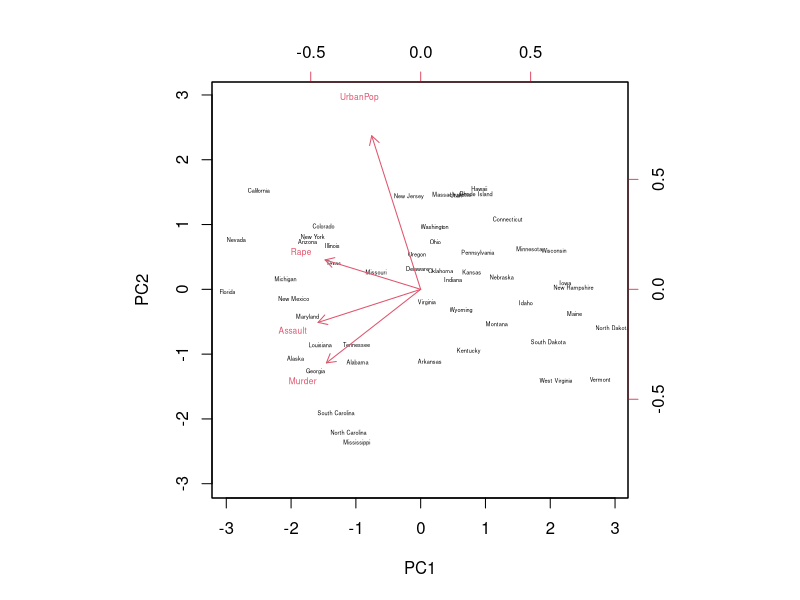
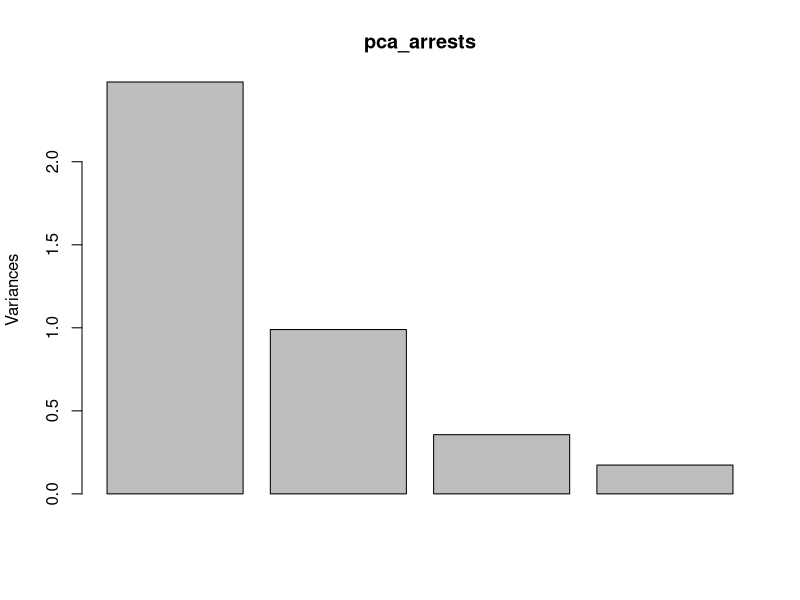
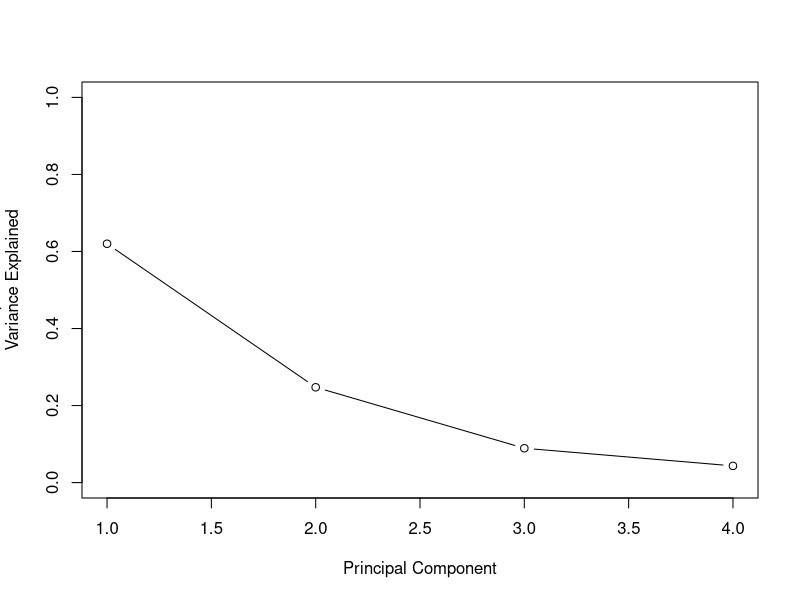
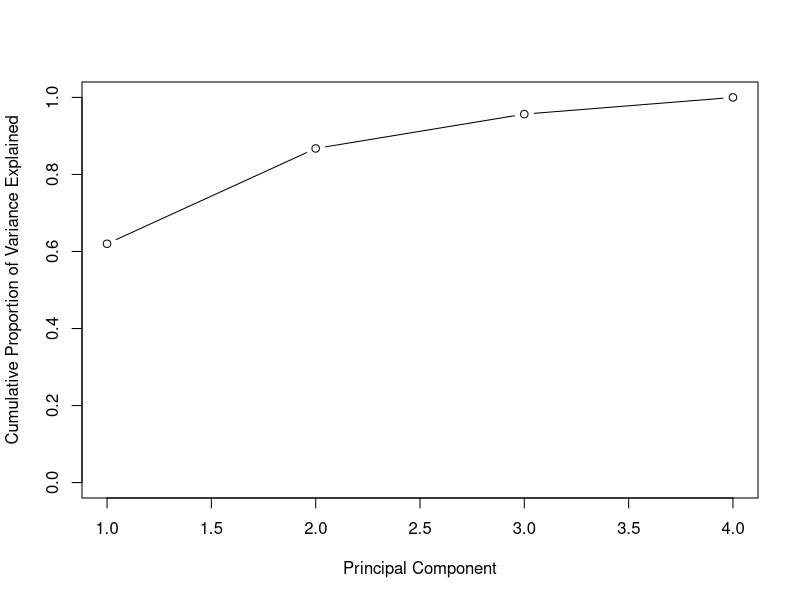

These charts were generated, in order, by the following R code: (Note: this script raises an error after producing the figures.)
# Let's work with the USArrests data first
pca_arrests = prcomp(USArrests,scale. = TRUE, center = TRUE)
biplot(pca_arrests,cex=c(1/3,1/2), scale=0)

# Let's plot the PVE
plot(pca_arrests)
names(pca_arrests)

# sdev gives the SD explained by each PC
pca_arrests$sdev

# We can compute the PVE as follows:
pca_arrests.var =pca_arrests$sdev ^2
pve=pca_arrests.var/sum(pca_arrests.var )
pve

# Here's the plot ...
plot(pve , xlab=" Principal Component ", ylab=" Proportion of
     Variance Explained ", ylim=c(0,1) ,type='b')

# Another view ...
plot(cumsum (pve ), xlab=" Principal Component ", ylab ="
     Cumulative Proportion of Variance Explained ", ylim=c(0,1) ,
     type='b')
# Two components seems to be enough ...

# Let's return to the student eval data ...
# Read in the Turkey student data ...

# Clean up the data - remove first column
myData = turkiye.student.evaluation_R_Specific[-1]

# Here we do PCA to see how many dimensions we really need
pca_studentEval=prcomp(myData, scale. = TRUE, center = TRUE)
plot(pca_studentEval)
pca_studentEval.var =pca_studentEval$sdev ^2
pve=pca_studentEval.var/sum(pca_studentEval.var )
plot(pve , xlab=" Principal Component ", ylab=" Proportion of
     Variance Explained ", ylim=c(0,1) ,type='b')
plot(cumsum (pve ), xlab=" Principal Component ", ylab ="
     Cumulative Proportion of Variance Explained ", ylim=c(0,1) ,
     type='b')

# Recall that there was a column in pca_arrests called 'x'
# This is actually the coordinates of the projected data
dim(pca_arrests$x)

# Let's do an H-Cluster using only the first two PCs
pca_arrests.scaled = scale(pca_arrests$x[,1:2])
pca_arrests.ward = hclust(dist(pca_arrests.scaled), method="ward.D2")
plot(pca_arrests.ward,main="Ward Linkage", xlab="", sub="", cex=.9)
cutree(pca_arrests.ward,4)

# We'll look at Stone Flakes again ...
# Load in the Stone Flakes dataset ...
summary(StoneFlakes)

myData$FLA=as.numeric(myData$FLA)
myData$PSF=as.numeric(myData$PSF)
myData$FSF=as.numeric(myData$FSF)
myData$ZDF1=as.numeric(myData$ZDF1)

# Clean up ...
myData = na.omit(StoneFlakes)
myData = scale(myData[-1])

# Let's find the optimal number of clusters using K-Means
# and the Elbow method
k.max <- 15
data <- myData
wss <- sapply(2:k.max,
              function(k){kmeans(data, k, nstart=10 )$tot.withinss})
plot(2:k.max, wss,
     type="b", pch = 19, frame = FALSE,
     xlab="Number of clusters K",
     ylab="Total within-clusters sum of squares")

# No real 'elbow', but we'll use 4.

km_stones = kmeans(myData,4)
km_stones
# betweenSS/TotalSS is close to 50%

# Now let's use PCA and see if there is an improvement ...

pca_stones = prcomp(myData, scale. = TRUE, center = TRUE)
pca_stones.var =pca_stones$sdev ^2
pve=pca_stones.var/sum(pca_stones.var )
plot(pve , xlab=" Principal Component ", ylab=" Proportion of
     Variance Explained ", ylim=c(0,1) ,type='b')

# Let's use 3 PCs ...
km_stones_pca = kmeans(pca_stones$x[,1:3],4)
km_stones_pca
# We increased the betweenSS/totalSS to over 60%

# Finally, let's return to the Iris data
# Recall our earlier cluster analysis ...
newiris <- iris
summary(newiris)
newiris$Species <- NULL
kc <- kmeans(newiris, 3)
table(iris$Species, kc$cluster)

# We did not scale the data, but it probably does not matter ...
iris.scaled = scale(iris[,-5])
kc <- kmeans(iris.scaled, 3)
table(iris$Species, kc$cluster)

# Recall we saw a better result when we only used a couple of variables ...
kc_reduced <- kmeans(iris.scaled[,3:4], 3)
table(iris$Species, kc_reduced$cluster)
summary(iris.scaled)

# Let's apply PCA ...
pca_iris = prcomp(iris.scaled)
biplot(pca_iris,cex=c(1/3,1/2), scale=0)
pca_iris.var =pca_iris$sdev ^2
pve=pca_iris.var/sum(pca_iris.var)
plot(cumsum (pve ), xlab=" Principal Component ", ylab ="
     Cumulative Proportion of Variance Explained ", ylim=c(0,1) ,
     type='b')
km_iris_pca = kmeans(pca_iris$x[,1:2],3)
table(iris$Species, km_iris_pca$cluster)

# Surprisingly, does not seem to help. But ...

km_iris_pca = kmeans(pca_iris$x[,1],3)
table(iris$Species, km_iris_pca$cluster)

# Much better!

